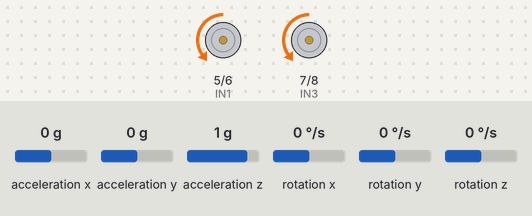
Bench run of a sketch on a simulated Arduino Uno, built with avr-gcc and run on an emulated ATmega328P. Shown: motor-driver pin pairs drawn as motors (green arrow = first pin HIGH = forward, orange = second pin HIGH = backward, longer = more drive, scaled by the enable pin). The test bench sets the inputs (shaded band); at power-on: acceleration x 0 g, acceleration y 0 g, acceleration z 1 g, rotation x 0 °/s, rotation y 0 °/s, rotation z 0 °/s. What the sketch prints to the serial monitor is not drawn.

Above: at 1.2 s.
1.3 s: acceleration x set to -1.4 g
At 2.4 s:
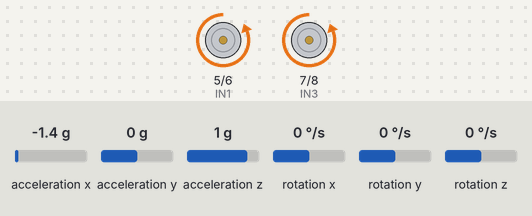
2.8 s: acceleration x set to 0.1 g
At 3.38 s:
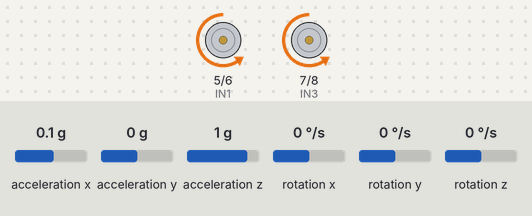
5.8 s: acceleration x set to -0.8 g
7.3 s: acceleration x set to 0.8 g
At 8.5 s:
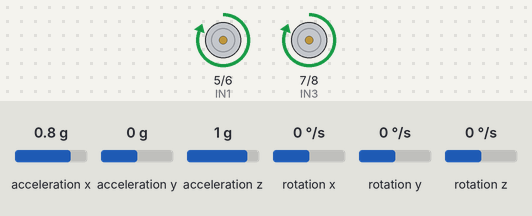
Timing chart, 0 to 9.8 s (numbered marks = the images above; inputs shaded):
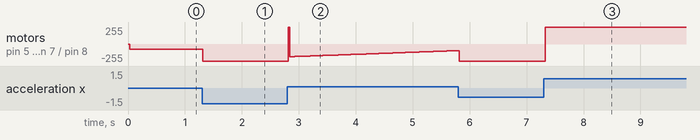

The sketch:

bal_code3.ino
```cpp
#include "Wire.h"
#include <MPU6050_light.h>

MPU6050 mpu(Wire);
unsigned long timer = 0;

// PID Constants (Tune these for best performance)
float Kp = 85.0;
float Ki = 8.0;
float Kd = 1.0;

float setpoint = 0;  // Desired pitch angle (robot balanced at 0°)
float previous_error = 0.0;
float integral = 0.0;

// Motor Driver Pins (L298)
#define ENA 9  // Left Motor Speed (PWM)
#define IN1 5    // Left Motor Direction
#define IN2 6
#define ENB 10    // Right Motor Speed (PWM)
#define IN3 7    // Right Motor Direction
#define IN4 8

void setup() {
  Serial.begin(9600);
  Wire.begin();
  Wire.setClock(400000);

  byte status = mpu.begin();
  Serial.print(F("MPU6050 status: "));
  Serial.println(status);
  while (status != 0) {} // Stop if MPU6050 not connected

  // Serial.println(F("Calculating offsets, do not move MPU6050"));
  // delay(1000);
  // mpu.calcOffsets();
  mpu.setGyroOffsets(-2.42,0.12,-0.40);
  mpu.setAccOffsets(0.01,-0.06,0.13);
  Serial.println("Done!\n");

  // Initialize Motor Pins
  pinMode(ENA, OUTPUT);
  pinMode(IN1, OUTPUT);
  pinMode(IN2, OUTPUT);
  pinMode(ENB, OUTPUT);
  pinMode(IN3, OUTPUT);
  pinMode(IN4, OUTPUT);

  // Ensure motors start OFF
  digitalWrite(IN1, LOW);
  digitalWrite(IN2, LOW);
  digitalWrite(IN3, LOW);
  digitalWrite(IN4, LOW);


}

void loop() {
  mpu.update();

  if ((millis() - timer) > 10) { // Update every 10ms
    float pitch = mpu.getAngleY();  // Use Y-axis as pitch

    // Calculate PID
    float error = setpoint - pitch;
    integral += error * ((millis()-timer)/1000.00);  // dt = 10ms = 0.01s
    float derivative = (error - previous_error) / ((millis()-timer)/1000.00);
    float PID_value = (Kp * error) + (Ki * integral) + (Kd * derivative);
    previous_error = error;

    // Limit PID output
    if (PID_value > 255) PID_value = 255;
    if (PID_value < -255) PID_value = -255;

    // Print values for Serial Plotter
    // Serial.print("Pitch:");
    // Serial.print(pitch);
    // Serial.print(",");
    // Serial.print("PID:");
    // Serial.println(PID_value);

    // Drive motors based on PID output
    driveMotors(PID_value);

    timer = millis();
  }
  delay(25);
}

// Function to control motors with L298
void driveMotors(float PID_value) {
  int speed = abs(PID_value);  // Convert PID output to positive for PWM
  speed = map(speed,0,255,80,255);

  if (PID_value > 0) {  // Move Forward
    analogWrite(ENA, speed);
    digitalWrite(IN1, HIGH);
    digitalWrite(IN2, LOW);

    analogWrite(ENB, speed);
    digitalWrite(IN3, HIGH);
    digitalWrite(IN4, LOW);
  }
  else {  // Move Backward
    analogWrite(ENA, speed);
    digitalWrite(IN1, LOW);
    digitalWrite(IN2, HIGH);

    analogWrite(ENB, speed);
    digitalWrite(IN3, LOW);
    digitalWrite(IN4, HIGH);
  }
}
```

Measured:
- after the input at 1.3 s, motor on pin 5 (IN1) / pin 6 (IN2), motor on pin 7 (IN3) / pin 8 (IN4): backward 80/255 → backward 255/255 at once
- after the input at 7.3 s, motor on pin 5 (IN1) / pin 6 (IN2), motor on pin 7 (IN3) / pin 8 (IN4): backward 255/255 → forward 255/255 at once
